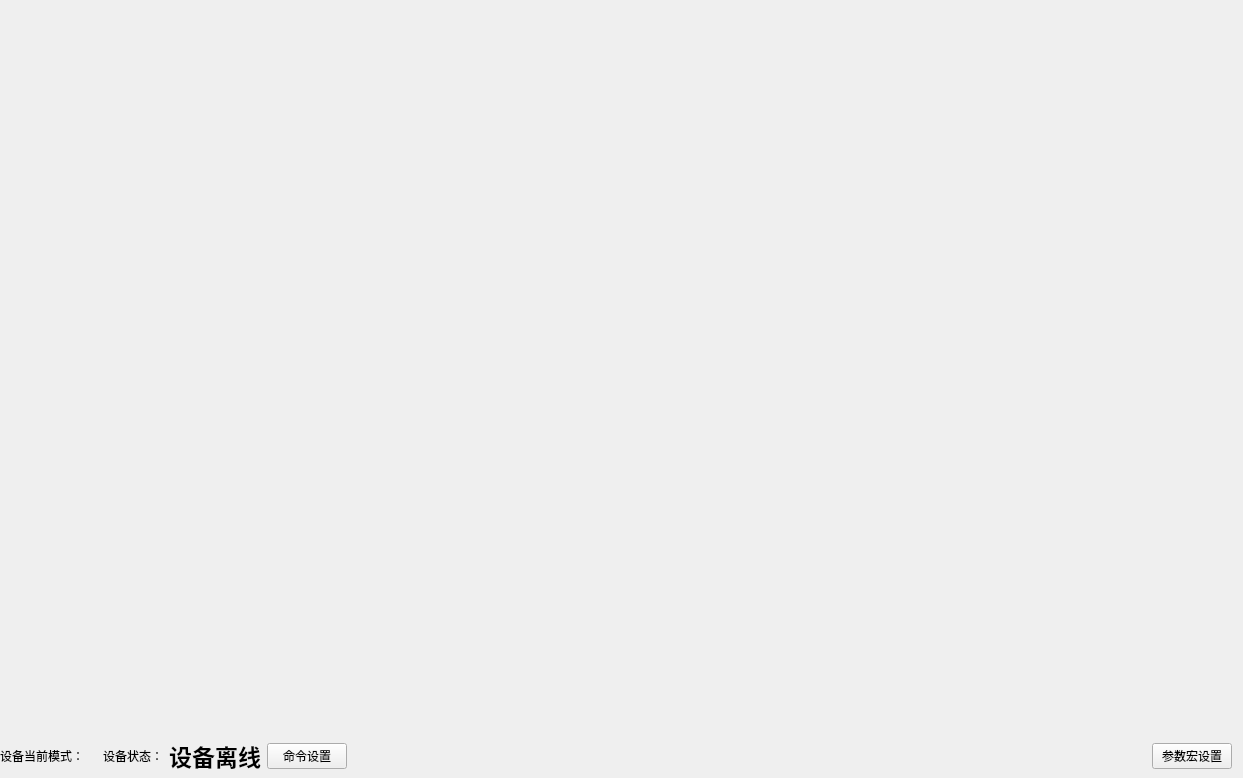
<?xml version="1.0" encoding="UTF-8"?>
<ui version="4.0">
 <class>DeviceMonitor</class>
 <widget class="QWidget" name="DeviceMonitor">
  <property name="geometry">
   <rect>
    <x>0</x>
    <y>0</y>
    <width>1243</width>
    <height>778</height>
   </rect>
  </property>
  <property name="windowTitle">
   <string>Form</string>
  </property>
  <layout class="QVBoxLayout" name="verticalLayout_2">
   <property name="leftMargin">
    <number>0</number>
   </property>
   <property name="topMargin">
    <number>0</number>
   </property>
   <property name="bottomMargin">
    <number>0</number>
   </property>
   <item>
    <widget class="QStackedWidget" name="stackedWidget">
     <property name="currentIndex">
      <number>1</number>
     </property>
     <widget class="QWidget" name="unitPages">
      <layout class="QVBoxLayout" name="verticalLayout">
       <property name="leftMargin">
        <number>0</number>
       </property>
       <property name="topMargin">
        <number>0</number>
       </property>
       <property name="rightMargin">
        <number>0</number>
       </property>
       <property name="bottomMargin">
        <number>0</number>
       </property>
       <item>
        <widget class="QTabWidget" name="unitTabWidget">
         <property name="currentIndex">
          <number>-1</number>
         </property>
        </widget>
       </item>
      </layout>
     </widget>
     <widget class="QWidget" name="cmdPages"/>
    </widget>
   </item>
   <item>
    <layout class="QHBoxLayout" name="horizontalLayout_2">
     <property name="bottomMargin">
      <number>5</number>
     </property>
     <item>
      <widget class="QLabel" name="label_3">
       <property name="text">
        <string>设备当前模式：</string>
       </property>
      </widget>
     </item>
     <item>
      <widget class="QLabel" name="modesLabel">
       <property name="text">
        <string/>
       </property>
      </widget>
     </item>
     <item>
      <widget class="QLabel" name="label_4">
       <property name="text">
        <string>设备状态：</string>
       </property>
      </widget>
     </item>
     <item>
      <widget class="QLabel" name="isOnlineLabel">
       <property name="font">
        <font>
         <pointsize>17</pointsize>
         <weight>75</weight>
         <bold>true</bold>
        </font>
       </property>
       <property name="text">
        <string>设备离线</string>
       </property>
      </widget>
     </item>
     <item>
      <widget class="QPushButton" name="switchsBtn">
       <property name="text">
        <string>命令设置</string>
       </property>
      </widget>
     </item>
     <item>
      <spacer name="horizontalSpacer_2">
       <property name="orientation">
        <enum>Qt::Horizontal</enum>
       </property>
       <property name="sizeHint" stdset="0">
        <size>
         <width>40</width>
         <height>20</height>
        </size>
       </property>
      </spacer>
     </item>
     <item>
      <widget class="QPushButton" name="macroBtn">
       <property name="text">
        <string>参数宏设置</string>
       </property>
      </widget>
     </item>
    </layout>
   </item>
  </layout>
 </widget>
 <resources/>
 <connections/>
</ui>
